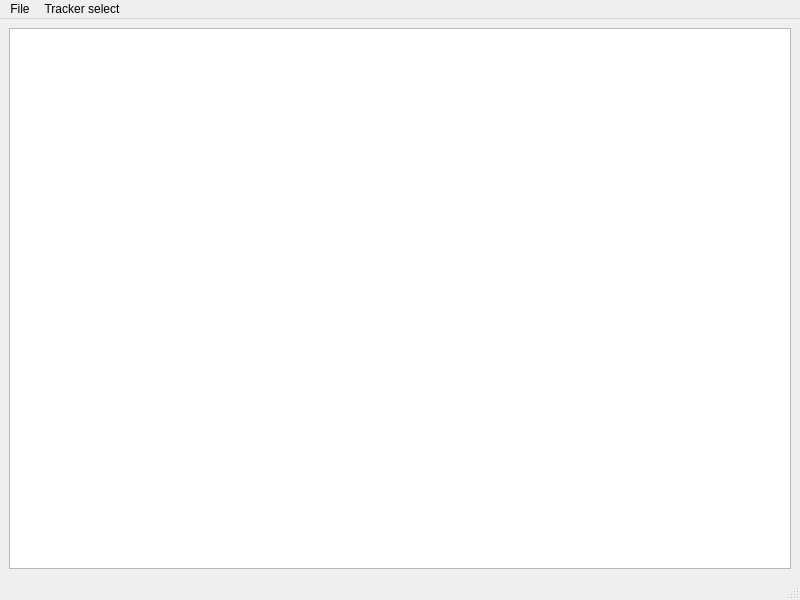
<?xml version="1.0" encoding="UTF-8"?>
<ui version="4.0">
 <class>MainWindow</class>
 <widget class="QMainWindow" name="MainWindow">
  <property name="geometry">
   <rect>
    <x>0</x>
    <y>0</y>
    <width>800</width>
    <height>600</height>
   </rect>
  </property>
  <property name="windowTitle">
   <string>MainWindow</string>
  </property>
  <widget class="QWidget" name="centralwidget">
   <layout class="QGridLayout" name="gridLayout">
    <item row="0" column="0">
     <widget class="QGraphicsView" name="graphicsView"/>
    </item>
   </layout>
  </widget>
  <widget class="QMenuBar" name="menubar">
   <property name="geometry">
    <rect>
     <x>0</x>
     <y>0</y>
     <width>800</width>
     <height>22</height>
    </rect>
   </property>
   <widget class="QMenu" name="menuFile">
    <property name="title">
     <string>File</string>
    </property>
    <addaction name="actionOpen_file"/>
    <addaction name="actionOpen_camera"/>
   </widget>
   <widget class="QMenu" name="menuTracker_select">
    <property name="title">
     <string>Tracker select</string>
    </property>
    <addaction name="actionCSRT"/>
    <addaction name="actionKCF"/>
   </widget>
   <addaction name="menuFile"/>
   <addaction name="menuTracker_select"/>
  </widget>
  <widget class="QStatusBar" name="statusbar"/>
  <action name="actionOpen_file">
   <property name="text">
    <string>Open file</string>
   </property>
  </action>
  <action name="actionOpen_camera">
   <property name="text">
    <string>Open camera</string>
   </property>
  </action>
  <action name="actionCSRT">
   <property name="checkable">
    <bool>true</bool>
   </property>
   <property name="checked">
    <bool>true</bool>
   </property>
   <property name="text">
    <string>CSRT</string>
   </property>
  </action>
  <action name="actionKCF">
   <property name="checkable">
    <bool>true</bool>
   </property>
   <property name="checked">
    <bool>false</bool>
   </property>
   <property name="text">
    <string>KCF</string>
   </property>
  </action>
 </widget>
 <resources/>
 <connections/>
</ui>
